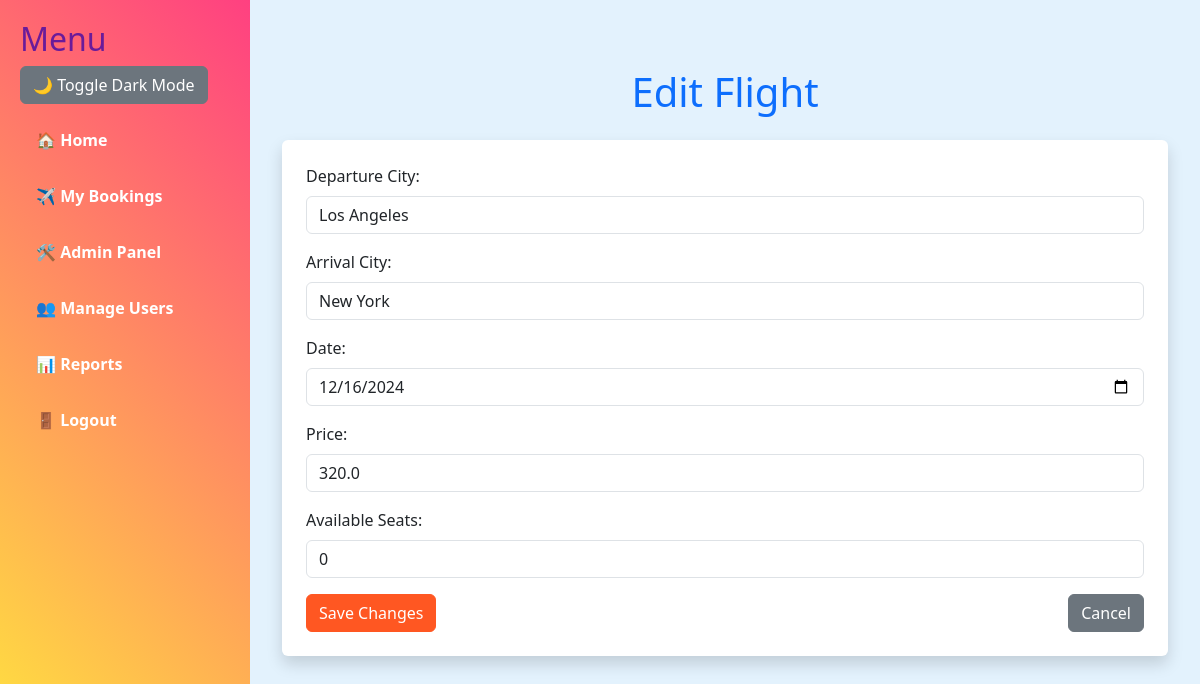
The app's page /edit_flight/7 (signed in), older data.
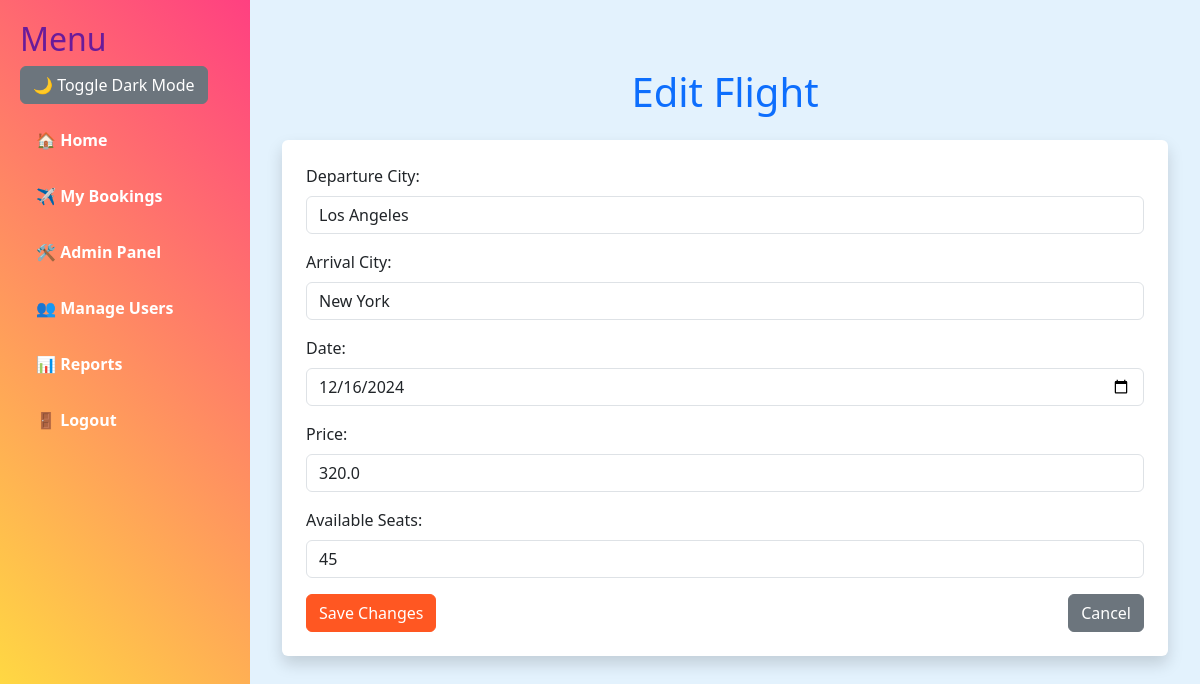
The same page, newer data.
### app.py (models this page shows)
class Flight(db.Model):
    id = db.Column(db.Integer, primary_key=True)
    departure_city = db.Column(db.String(100), nullable=False)
    arrival_city = db.Column(db.String(100), nullable=False)
    date = db.Column(db.String(100), nullable=False)
    price = db.Column(db.Float, nullable=False)
    available_seats = db.Column(db.Integer, nullable=False)

### app.py (the view, shortened to what this page needs)
@app.route("/edit_flight/<int:flight_id>", methods=["GET", "POST"])
@login_required
def edit_flight(flight_id):
    if not current_user.is_admin:
        return "Access Denied! Only admins can edit flights."
    flight = Flight.query.get_or_404(flight_id)  # Pobierz lot lub zwróć błąd 404
    return render_template("edit_flight.html", flight=flight)  # Przekaż dane lotu do formularza

### app.py (called while the page is built)
@login_manager.user_loader
def load_user(user_id):
    return User.query.get(int(user_id))

    @property
    def is_active(self):
        return True

### templates/edit_flight.html (shortened to what this page needs)
{% extends "base.html" %}
{% block content %}
<div class="container mt-5">
    <h1 class="text-center text-primary mb-4">Edit Flight</h1>
    <form method="POST" class="shadow p-4 rounded bg-white">
        <div class="mb-3">
            <label for="departure_city" class="form-label">Departure City:</label>
            <input type="text" id="departure_city" name="departure_city" class="form-control" value="{{ flight.departure_city }}" required>
        </div>
        <div class="mb-3">
            <label for="arrival_city" class="form-label">Arrival City:</label>
            <input type="text" id="arrival_city" name="arrival_city" class="form-control" value="{{ flight.arrival_city }}" required>
        </div>
        <div class="mb-3">
            <label for="date" class="form-label">Date:</label>
            <input type="date" id="date" name="date" class="form-control" value="{{ flight.date }}" required>
        </div>
        <div class="mb-3">
            <label for="price" class="form-label">Price:</label>
            <input type="number" id="price" name="price" class="form-control" step="0.01" value="{{ flight.price }}" required>
        </div>
        <div class="mb-3">
            <label for="available_seats" class="form-label">Available Seats:</label>
            <input type="number" id="available_seats" name="available_seats" class="form-control" value="{{ flight.available_seats }}" required>
        </div>
        <div class="d-flex justify-content-between">
            <button type="submit" class="btn btn-primary">Save Changes</button>
            <a href="/admin" class="btn btn-secondary">Cancel</a>
        </div>
    </form>
</div>
{% endblock %}

Row changes from the older to the newer data that the page shows:
changed Flight "Los Angeles": available_seats "0" → "45"
